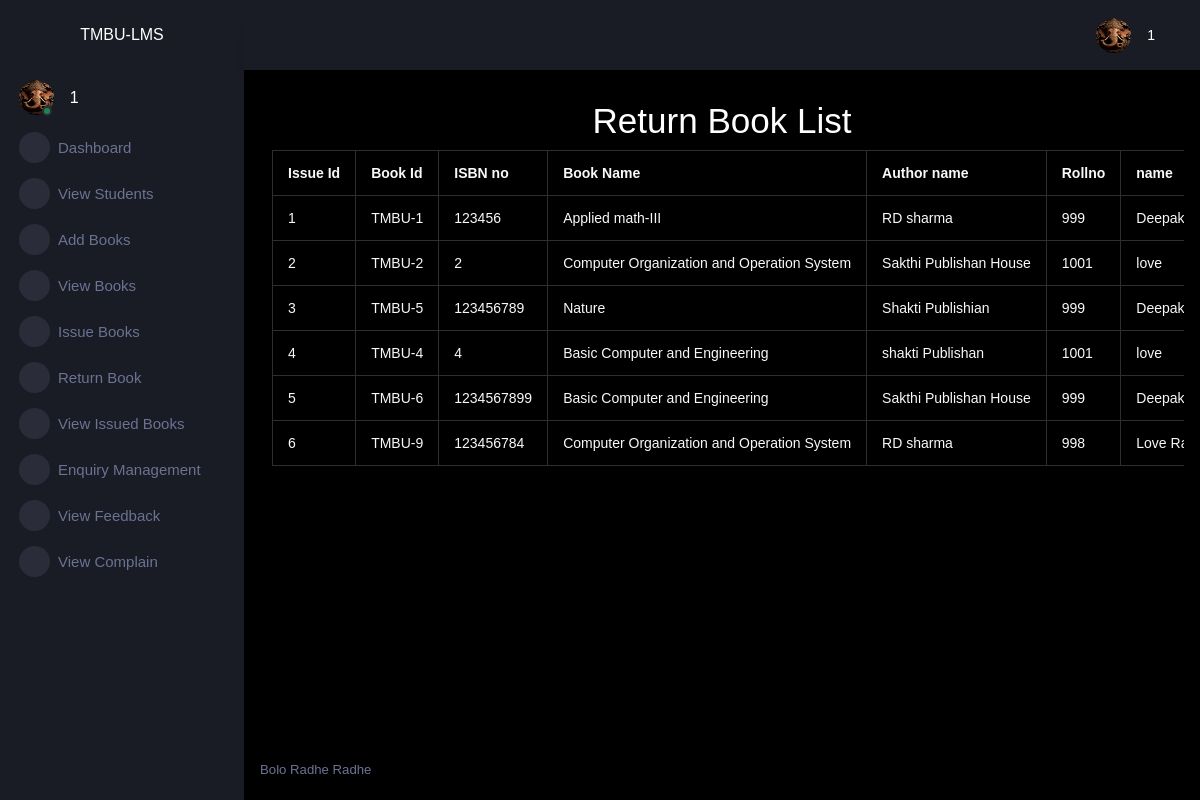
The app's page /adminapp/returnbook/ (signed in) with its own data.
### adminapp/models.py (models this page shows, shortened)
class IssueBook(models.Model):
    bookid=models.CharField(max_length=50)
    isbnno=models.CharField(max_length=15)
    programe=models.CharField(max_length=100)
    branch=models.CharField(max_length=100)
    subject=models.CharField(max_length=100)
    bookname=models.CharField(max_length=100)
    authorname=models.CharField(max_length=100)
    rollno=models.IntegerField()
    name=models.CharField(max_length=50)
    year=models.CharField(max_length=50)
    issuedate=models.CharField(max_length=30)
    duedate=models.CharField(max_length=30)
    status=models.CharField(max_length=30)

### adminapp/views.py (the view)
# urls.py: path('returnbook/',views.returnbook,name='returnbook'),
@cache_control(no_cache=True,must_revalidate=True,no_store=True)
def returnbook(request):
    try:
        if request.session['adminid']!=None:
            adminid=request.session['adminid']
            book=IssueBook.objects.filter(status='return')
            return render(request, "returnbook.html",locals())
    except KeyError:
        return redirect('lmsapp:login')

### adminapp/templates/returnbook.html (shortened to what this page needs)
{% extends "adminparent.html" %}
{% block body %}
    <div class="row">
        <h1 style="text-align:center;">Return Book List </h1>
        <div class="col-sm-12" style="overflow-x: scroll;">
            <table class="table table-bordered  text-light">
                <tr>
                    <th>Issue Id</th>
                    <th>Book Id </th>
                    <th>ISBN no </th>
                    <th>Book Name </th>
                    <th>Author name </th>
                    <th>Rollno </th>
                    <th>name</th>
                </tr>
                {% for b in book %}
                <tr>
                    <td>{{b.id}}</td>
                    <td>{{b.bookid}}</td>
                    <td>{{b.isbnno}}</td>
                    <td>{{b.bookname}}</td>
                    <td>{{b.authorname}}</td>
                    <td>{{b.rollno}}</td>
                    <td>{{b.name}}</td>
                </tr>
                {% endfor %}
            </table>
        </div>
    </div>
{% endblock body %}

### records on screen
IssueBook: id "1", bookid "TMBU-1", isbnno "123456", bookname "Applied math-III", authorname "RD sharma", rollno "999", name "Deepak…"
IssueBook: id "2", bookid "TMBU-2", isbnno "2", bookname "Computer Organization and Operation System", authorname "Sakthi Publishan House", rollno "1001", name "love"
IssueBook: id "3", bookid "TMBU-5", isbnno "123456789", bookname "Nature", authorname "Shakti Publishian", rollno "999", name "Deepak…"
IssueBook: id "4", bookid "TMBU-4", isbnno "4", bookname "Basic Computer and Engineering", authorname "shakti Publishan", rollno "1001", name "love"
IssueBook: id "5", bookid "TMBU-6", isbnno "1234567899", bookname "Basic Computer and Engineering", authorname "Sakthi Publishan House", rollno "999", name "Deepak…"
IssueBook: id "6", bookid "TMBU-9", isbnno "123456784", bookname "Computer Organization and Operation System", authorname "RD sharma", rollno "998", name "Love…"

### other values on screen
{{ adminid }} "1"
